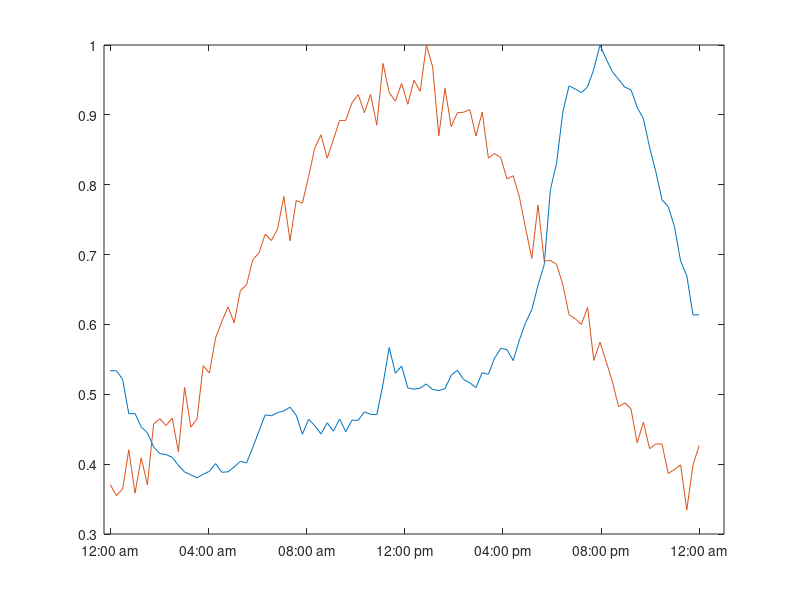

Recreate this plot in MATLAB. (Note: this script raises an error after producing the figure.)
%% Clear everything

clc;
close all;
clear;

%% Notes
% Save a dataset for each case

%   2 and 3 wheelers will have a different peak
%   They will have low charging powers and higher times
%   hence put up all night. They will also be more POPULAR.

% when dim = 1, remains the COLUMN, when dim = 2, remains the ROW

% VERY IMPORTANT: Cite the MATLAB codes
%   * Cite mult values from Satsangi

% IMPORTANT: for 20 pc no EV on bus 646

% power_13NodeTestFeeder -> Simulink command for IEEE 13 node

%% 20 pc set up

nptMult = 4;
npts = 24*nptMult;

titleFontSize = 20;
axisFontSize = 16;
lgndFontSize = 14;
plotWidth = 3;

% The details of making the new load file called Loadss.txt 

industkw = ceil([170 130 180 900 185*3 200 180 210]); % From the IEEE test case
industkvar = ceil(industkw.*[125 110 130 580 160*3 110 90 120]./industkw);

str_part=['New Load.645a Bus1=645.1.2   Phases=1 Conn=delta Model=2 kV=11 ',...
    'New Load.645b Bus1=645.2.3   Phases=1 Conn=delta Model=2 kV=11 ',...
    'New Load.645c Bus1=645.3.1   Phases=1 Conn=delta Model=2 kV=11 ',...
    "New Load.671 Bus1=671.1.2.3  Phases=3 Conn=Delta Model=1 kV=11 ",...
    'New Load.692  Bus1=692.1.2.3 Phases=3 Conn=Delta Model=5 kV=11  ',...
    'New Load.680a Bus1=680.1     Phases=1 Conn=Wye   Model=5 kV=6.35 ',...
    'New Load.680b Bus1=680.2     Phases=1 Conn=Wye   Model=5 kV=6.35 ',...
    'New Load.680c Bus1=680.3     Phases=1 Conn=Wye   Model=5 kV=6.35 ',...
    "New Load.634a Bus1=634.1     Phases=1 Conn=wye   Model=1 kV=0.23 ",...
    'New Load.634b Bus1=634.2     Phases=1 Conn=wye   Model=1 kV=0.23 ',...
    'New Load.634c Bus1=634.3     Phases=1 Conn=wye   Model=1 kV=0.23 ',...
    'New Load.646a Bus1=646.1     Phases=1 Conn=wye   Model=2 kV=0.23 ',...
    'New Load.646b Bus1=646.2     Phases=1 Conn=wye   Model=2 kV=0.23 ',...
    'New Load.652  Bus1=652.1     Phases=1 Conn=Wye   Model=1 kV=0.23 ',...
    'New Load.611  Bus1=611.3     Phases=1 Conn=Wye   Model=5 kV=0.23 ',...
    'New Load.675a Bus1=675.1     Phases=1 Conn=Wye   Model=1 kV=0.23 ',... 
    'New Load.675b Bus1=675.2     Phases=1 Conn=Wye   Model=1 kV=0.23 ',... 
    'New Load.675c Bus1=675.3     Phases=1 Conn=Wye   Model=1 kV=0.23 ']; 

housePowerFactor = 0.9; % Can change it later, we have assumed it

homes = ceil([60, 75, 55, 75, 95, 115, 117, 110, 120, 105]); 

% We are assuming the numbers of houses.
% Each house load is on a different single phase

% My goal is to have house load that has average load of 1.75 kW per
% household, AND peak load of 3.5 kW per household.
% Therefore, I took this value of a *rated house* load as
% 2.7 kW.

resLdRated = 2.7;

resLdNum = 10;
industLdNum = 8;

reskw = ceil(homes.*resLdRated); % Assumed from active power data from IoT dataset
reskvar = ceil(reskw*tan(acos(housePowerFactor)));

%%
close all;
noiseStd = 0.05; % For adding some randomness to test data

% the multiplier values for residential load, made using normpdf
% This peaks at 7pm and drops at close to 12 pm

multa = 1.15; % DIVIDES the houseMult values
multb = 1.25; % DIVIDES the industMult values

offseta = 0.2; % ADDS to houseMult values
offsetb = 0.3; % ADDS to industMult values

mults = load('multVals.mat');

% resMult = 5*normpdf(linspace(-0.1,0.5,npts),0.35,0.2) + noiseStd*5.*randn(1,npts);
% temp = load('resMult.mat'); % CITE FROM SATSANGI
% resMult = temp.ans; clearvars temp;
% resMult = resMult./max(resMult)/multa + offseta;
% resMult = resMult./max(resMult);

resMult = mults.resMult;
industMult = mults.industMult;

% the multiplier values for residential load, made using normpdf
% % This peaks at 10am and drops at close to 12 pm
% industMult = 5*normpdf(linspace(-0.7,0.5,npts),-0.1,0.3) + 5*noiseStd.*randn(1,npts);
% industMult = industMult./max(industMult)/multb + offsetb;
% industMult = industMult./max(industMult);

load busNames.mat;

basekVs = [132 11 11 0.4 11 0.4 11 0.4 0.4 11 0.4 11 11 11];

%Plotting the mult values
close all; plot(resMult); hold on; plot(industMult); hold off;
xticks(linspace(1,24*nptMult,7));
    xticklabels({'12:00 am','04:00 am','08:00 am','12:00 pm','04:00 pm','08:00 pm','12:00 am'});
    
reskwDaily = resMult'*reskw; % getting all 24*nptMult points for each houseLoad bus, kw
indkwDaily = industMult'*industkw; % getting all 24*nptMult points for each industLoad bus, kw

reskvarDaily = resMult'*reskvar; % getting all 24*nptMult points for each houseLoad bus, kvar
indkvarDaily = industMult'*industkvar; % getting all 24*nptMult points for each industLoad bus, kvar

resRatedkw = max(reskwDaily, [], 1);
industRatedkw = max(indkwDaily, [], 1);

resRatedkvar = max(reskvarDaily, [], 1);
industRatedkvar = max(indkvarDaily, [], 1);

% [houseRatedkw' houseRatedkvar'] 
% [industRatedkw' industRatedkvar']

makingLoads(str_part, [industkw reskw],...
    [industkvar reskvar]);

normalVals = load('normal.mat');

resLdkw = normalVals.resLdkw;
resLdkvar = normalVals.resLdkvar;
industLdkw = normalVals.industLdkw;
industLdkvar = normalVals.industLdkvar;

close all;
figure;
plot(resMult); hold on; plot(industMult); hold off;
figure;
plot(sum(reskwDaily, 2)); hold on;
plot(sum(indkwDaily, 2)); 
plot(sum(reskwDaily, 2) + sum(indkwDaily, 2)); hold off;

%% EV car numbers
% TABLE MAI ROUND OFF NHI DALI!!! -> Future Abeer: what?

pkCar = [224000 233000 244000];
khiCar = 0.2*pkCar;
evCarProp = [0.2 0.4 0.9];
evCarKhi = evCarProp.*khiCar;
evCar13 = [ceil(0.01*evCarKhi(1)) floor(0.01*evCarKhi(2:3))]; % This is the number of EV cars in the IEEE 13 bus
% evCar13 = [90 186 439];
 
pkBike = [2300000 2800000 3900000];
khiBike = 0.2*pkBike;
evBikeProp = [0.1 0.5 0.9];
evBikeKhi = evBikeProp.*khiBike;
evBike13 = floor(0.01*evBikeKhi); % This is the number of EV cars in the IEEE 13 bus
% evBike13 = [460 2800 7000];

%% EV load setup

numEVLds = 10;

evBusNames = [634, 675, 646, 652, 611]; % In an arbitrary but set order

Vi=ones(1,numEVLds); % Initial bus reference voltage, but I think I should
                     % lay a condition that relates to Haidar paper
                     % These are voltages per phase

% Will need to fix these...
evAtBus = readmatrix('data/evVeh20.csv');
carAtBus=evAtBus(:,1:end-2);
bikeAtBus=evAtBus(:,end-1:end);

evBikeV = [36 48]; % in volts
evBikeAh = [20 20]; % in Ah
evBikeChTime = [7 7]; % in hrs

% except EV volts, data taken from https://www.mobilityhouse.com/int_en/knowledge-center/charging-time-summary
% check battery voltages.xls
evCarV = [356 240 360 375 356 240 346 330 300 360 350]; % in Volts
evCarkwh = [64 28 27 30 64 4.4 8.8 16 12 24 30]; % in kwh
evCarChTime = [4.5 4.5 6 7.5 9.5 1.5 2.5 6 5 5.5 7]; % in hrs, wallbox

calcCarPavg(evCarkwh, evCarV, evCarChTime)
calcBikePavg(evBikeAh, evBikeV, evBikeChTime, 1)

evPowerFactor = 0.9;

busNumPh = [3 3 2 1 1];

str_part2 = ["New Load.EV_634a Bus1=634.1 Phases=1 Conn=Wye  Model=1 kV=0.23 vminpu=0.3 ",...
            'New Load.EV_634b Bus1=634.2 Phases=1 Conn=Wye   Model=1 kV=0.23 vminpu=0.3 ',...
            'New Load.EV_634c Bus1=634.3 Phases=1 Conn=Wye   Model=1 kV=0.23 vminpu=0.3 ',...
            'New Load.EV_675a Bus1=675.1 Phases=1 Conn=Wye   Model=1 kV=0.23 vminpu=0.3 ',...
            'New Load.EV_675b Bus1=675.2 Phases=1 Conn=Wye   Model=1 kV=0.23 vminpu=0.3 ',...
            'New Load.EV_675c Bus1=675.3 Phases=1 Conn=Wye   Model=1 kV=0.23 vminpu=0.3 ',...
            "New Load.EV_646a Bus1=646.1 Phases=1 Conn=Wye  Model=1 kV=0.23 vminpu=0.3 ",...
            "New Load.EV_646b Bus1=646.2 Phases=1 Conn=Wye  Model=1 kV=0.23 vminpu=0.3 ",...
            "New Load.EV_652a Bus1=652.1 Phases=1 Conn=Wye  Model=1 kV=0.23 vminpu=0.3 ",...
            "New Load.EV_611c Bus1=611.3 Phases=1 Conn=Wye  Model=1 kV=0.23 vminpu=0.3 "];

% Generating EV loads for cars
[PevCar, QevCar] = getEvLoad(Vi, carAtBus, calcCarPavg(evCarkwh, evCarV, evCarChTime),...
    evPowerFactor, busNumPh, 1);
[PevBike, QevBike] = getEvLoad(Vi,bikeAtBus, calcBikePavg(evBikeAh, evBikeV, evBikeChTime, 1),...
    evPowerFactor, busNumPh, 1);

PevTot = PevCar + PevBike;
QevTot = QevCar + QevBike;

makingLoads([str_part str_part2], [industkw reskw PevTot'],...
        [industkvar reskvar QevTot']); % make the loadss.txt file

%%
close all;
% Setting up the load shape multipliers for EV charging
% carPdfMult = 1;
% 
% % I think the jaggedness in mult values resembles the
% % uncoordinated behavior of charging
% carpdf = normpdf(linspace(-0.8,0.5,npts),0,0.23) + 0.25*rand(1,npts); % this will multiply
%                                                                        % with the
%                                                                        % EV load to
%                                                                        % simulate gradual rise,
%                                                                        % also with some noise
% carpdf = +min(carpdf)*1.25 + carPdfMult*carpdf/max(carpdf);% normalizing, 
%                                             % and scaling 
%                                             % up/down with the mult
% carpdf = carPdfMult*carpdf/max(carpdf);
% 
% bikepdf = normpdf(linspace(-0.5,0.5,npts),0,0.27) + 0.1*rand(1,npts);% this will multiply
%                                                                        % with the
%                                                                        % EV load to
%                                                                        % simulate gradual rise,
%                                                                        % also with some noise
% bikepdf = -min(bikepdf)/2 + bikepdf/max(bikepdf);% normalizing, 
%                                % and scaling 
%                                % up/down with the mult
% bikepdf = bikepdf/max(bikepdf);
% 
% shiftA = 20;
% shiftB = 45;
% 
% carpdf = circshift(carpdf, shiftA);
% bikepdf = circshift(bikepdf, shiftB);

evMults = load('evMults.mat');
carpdf = evMults.carpdf;
bikepdf = evMults.bikepdf;

close all; plot(carpdf); hold on; % plot(circshift(carpdf, shiftA)); 
plot(bikepdf); % plot(circshift(bikepdf, shiftB)); 
hold off;
xticks(linspace(1,24*nptMult,7));
    xticklabels({'12:00 am','04:00 am','08:00 am','12:00 pm','04:00 pm','08:00 pm','12:00 am'});
    legend("1","2");
%%
% Used to set the voltage values in Vi for the new iteration when calculating EV load.
ViSetting = [[4,1];[4,2];[4,3];[6,1];[6,2];[6,3];[8,1];[9,3];[11,1];[11,2]]; 
                                                                       
% Declared once
lossesBus = {'Transformer.SUB';
            'Transformer.XFM1';
            'Line.650632';
            'Line.632671';
            'Line.671680';
            'Line.632633';
            'Line.632645';
            'Line.645646';
            'Line.692675';
            'Line.671684';
            'Line.684611';
            'Line.684652';
            'Line.671692'};

% Defined once
pNames = ["Transformer.SUB";'Transformer.XFM1';'Transformer.XFM2';'Transformer.XFM3';'Transformer.XFM4';
'Transformer.XFM5';'Line.650632';'Line.632671';'Line.671680';'Line.632633';'Line.632645';'Line.671684';
'Line.671692'; 'Capacitor.CAP1'; 'Capacitor.CAP2'; 'Load.645A'; 'Load.645B'; 'Load.645C'; 'Load.671';
'Load.692'; 'Load.680A'; 'Load.680B'; 'Load.680C'; 'Load.634A'; 'Load.634B'; 'Load.634C';
'Load.646A'; 'Load.646B'; 'Load.652'; 'Load.611'; 'Load.675A'; 'Load.675B';'Load.675C'];

ratedSubkw = 4788; % This is 20% of max load set as rated load.
ratedDisTr634kw = 617;
ratedDisTr652kw = 380;
ratedDisTr611kw = 374;
ratedDisTr675kw = 1086;
ratedDisTr646kw = 552;

%----------------------Junk Code---------------------

% DON'T DELETE - This shows the method of calculating those values
% Also, this was calculated from THE NORMAL CONDITIONS
% ratedLdkw = ceil(1.2*max(sum(reskwDaily, 2) + sum(indkwDaily, 2))); % 20% of max load we'll set to rated.
% ratedDisTr634kw = ceil(1.2*max(sum(reskwDaily(:,1:3), 2)));
% ratedDisTr652kw = ceil(1.2*max(reskwDaily(:,7)));
% ratedDisTr611kw = ceil(1.2*max(reskwDaily(:,6)));
% ratedDisTr675kw = ceil(1.2*max(sum(reskwDaily(:,8:end), 2)));
% ratedDisTr646kw = ceil(1.2*max(sum(reskwDaily(:,4:5), 2)));

%% 20pc condition all plots

% Arrays that'll hold per-phase voltage values
% These will be cleared for each case
V1pu = [];
V2pu = [];
V3pu = [];

% power flows for substation and distribution transformer
% These will be cleared for each case
subkw = [];
subkvar = [];

xfmkw652 = [];
xfmkvar652 = [];

xfmkw634 = [];
xfmkvar634 = [];

xfmkw611 = [];
xfmkvar611 = [];

xfmkw675 = [];
xfmkvar675 = [];

xfmkw646 = [];
xfmkvar646 = [];

subI = [];
xfm634I = [];
xfm675I = [];
xfm652I = [];
xfm611I = [];
xfm646I = [];
bus680I = [];
bus692I = [];

PevTot = [];
QevTot = [];

PLoss = [];
QLoss = [];

% This will be defined once as well
lossesAll = [];

LoadStart = 16;
% Used to set the loads phase wise in final matrix
phaseWiseVec = [4 5 6 0 0 1 2 3 1 2 3 1 2 1 3 1 2 3 1 2 3 1 2 3 1 2 1 3];
                                                                          
numTrafo = 6; % 5 distr. trafo's and one substation trafo

% clearvars reskwDaily reskvarDaily indkwDaily indkvarDaily

for i = 1:npts
%   residential house load
%     kwLoopRes = housekw*houseMult(i); kvarLoopRes = housekvar*houseMult(i); 
%     The particular power values for the i-th hour
%   industrial load
%     kwLoopInd = industkw*industMult(i); kvarLoopInd = industkvar*industMult(i);

    %residential house load
    kwLoopRes = reskwDaily(i,:); kvarLoopRes = reskvarDaily(i,:); % The particular power
    %industrial load                                              % values for the i-th hour
    kwLoopInd = indkwDaily(i,:); kvarLoopInd = indkvarDaily(i,:);
    
    % Generating EV loads
    [PevCarTemp, QevCarTemp] = getEvLoad(Vi, carAtBus, calcCarPavg(evCarkwh, evCarV, evCarChTime),...
        evPowerFactor, busNumPh, carpdf(i));
    
    [PevBikeTemp, QevBikeTemp] = getEvLoad(Vi, bikeAtBus, calcBikePavg(evBikeAh, evBikeV, evBikeChTime, 1),...
        evPowerFactor, busNumPh, bikepdf(i));
    
    PevTotTemp = PevCarTemp + PevBikeTemp;
    QevTotTemp = QevCarTemp + QevBikeTemp;
    
    makingLoads([str_part str_part2], [kwLoopInd kwLoopRes PevTotTemp'],...
        [kvarLoopInd kvarLoopRes QevTotTemp']); % make the loadss.txt file
    DailyLoadFlow; % compute the daily load flow from the files in OpenDSS
    V1pu = [V1pu; Vpu1hr(:,1)']; % Get the per-phase voltage values for phase a
    V2pu = [V2pu; Vpu1hr(:,2)']; % Get the per-phase voltage values for phase b
    V3pu = [V3pu; Vpu1hr(:,3)']; % Get the per-phase voltage values for phase c
    
    % Read the powers PER PHASE from the file
    [tempTrafokw, tempTrafokvar, tempLoadkw, tempLoadkvar]...
         = getPs(xlsread('MasterIEEE13_EXP_P_BYPHASE.CSV',1,'E2:J44'),...
         LoadStart, phaseWiseVec, numTrafo); % Extract the 
                                             % power values for all loads
                                             % and trafos
                                             
                                             
    PevTot = [PevTot; sum(tempLoadkw(end-numEVLds:end,:), 1)];
    QevTot = [QevTot; sum(tempLoadkvar(end-numEVLds:end,:), 1)];                                         

%     Again, method of calculation shown here
%     industLdkw = [industLdkw; sum(tempLoadkw(1:industLdNum,:), 1)];
%     industLdkvar = [industLdkvar; sum(tempLoadkvar(1:industLdNum,:), 1)];
%     
%     resLdkw = [resLdkw; sum(tempLoadkw(industLdNum+1:end,:), 1)];
%     resLdkvar = [resLdkvar; sum(tempLoadkvar(industLdNum+1:end,:), 1)];
    
    tempI = getCurr3ph1hr(xlsread('MasterIEEE13_EXP_CURRENTS.CSV',1,'L2:Q8'), 2, 7);
    tempBus680I = getCurr1ph1hr(xlsread('MasterIEEE13_EXP_CURRENTS.CSV',1,'B23:E25'));
    tempBus692I = getCurr3ph1hr(xlsread('MasterIEEE13_EXP_CURRENTS.CSV',1,'L2:Q15'), 14,14);
    
    subI = [subI; tempI(1,:)];
    xfm634I = [xfm634I; tempI(2,:)];
    xfm675I = [xfm675I; tempI(3,:)];
    xfm652I = [xfm652I; tempI(4,:)];
    xfm611I = [xfm611I; tempI(5,:)];
    xfm646I = [xfm646I; tempI(6,:)];
    bus680I = [bus680I; tempBus680I];
    bus692I = [bus692I; tempBus692I]; % Need this
    
    % Substation and distr. trafo.
    subkw = [subkw; tempTrafokw(1,:)]; % Store the kW power flow for substation
    subkvar = [subkvar; tempTrafokvar(1,:)]; % Store the kVAR power flow for substation
    
    xfmkw634 = [xfmkw634; tempTrafokw(2,:)]; % Store the kW power flow for dist. trafo. of 634
    xfmkvar634 = [xfmkvar634; tempTrafokvar(2,:)]; % Store the kVAR power flow for dist. trafo. of 634
    
    xfmkw675 = [xfmkw675; tempTrafokw(3,:)]; % Store the kW power flow for dist. trafo. of 675
    xfmkvar675 = [xfmkvar675; tempTrafokvar(3,:)]; % Store the kVAR power flow for dist. trafo. of 675
    
    xfmkw652 = [xfmkw652; tempTrafokw(4,:)]; % Store the kW power flow for dist. trafo. of 652
    xfmkvar652 = [xfmkvar652; tempTrafokvar(4,:)]; % Store the kVAR power flow for dist. trafo. of 652
        
    xfmkw611 = [xfmkw611; tempTrafokw(5,:)]; % Store the kW power flow for dist. trafo. of 611
    xfmkvar611 = [xfmkvar611; tempTrafokvar(5,:)]; % Store the kVAR power flow for dist. trafo. of 611
    
    xfmkw646 = [xfmkw646; tempTrafokw(6,:)]; % Store the kW power flow for dist. trafo. of 646
    xfmkvar646 = [xfmkvar646; tempTrafokvar(6,:)]; % Store the kVAR power flow for dist. trafo. of 646
    
    Vi = getNewVi(Vpu1hr, ViSetting, numEVLds);
    
%   Getting all loses for the i-th HOUR
                                                                                     
    [PLossTemp, QLossTemp] = getLinePower(readtable("MasterIEEE13_EXP_LOSSES.CSV")); 
    PLoss = [PLoss PLossTemp];
    QLoss = [QLoss QLossTemp];
    
    % clearvars -except subkw subkvar xfmkw xfmkvar str_part lds_kw lds_kvar normal_mult overld20_mult overld40_mult V1pu V2pu V3pu
end

save('ev20Pent','V1pu','V2pu','V3pu',...
    'xfmkw634', 'xfmkvar634', 'xfmkw675', 'xfmkvar675', 'xfmkw652', 'xfmkvar652',...
    'xfmkw611', 'xfmkvar611', 'xfmkw646', 'xfmkvar646',...
    'subkw','subkvar', 'resLdkw','industLdkw',...
    'resLdkvar','industLdkvar','lossesBus','PevTot','QevTot',...
    'resRatedkw','resRatedkvar','industRatedkw','industRatedkvar',...
    'subI','xfm634I','xfm646I','xfm675I','xfm652I','xfm611I','bus680I','bus692I',...
    'PLoss','QLoss');

clc;

%%
close all;

% Just testing here
% figure;
% plot(sum(subkw, 2),'Color','red');
% load('normal.mat');

V1pu(V1pu==0) = NaN;
V2pu(V2pu==0) = NaN;
V3pu(V3pu==0) = NaN;

%%
% Total load (residential + industrial) graphs
figure('Renderer', 'painters', 'Position', [200 -100 1100 700]);
hold on; 
plot(sum(resLdkw, 2) + sum(industLdkw, 2),'Color','blue','Marker','o','MarkerFaceColor','white',...
    'linewidth',plotWidth);
plot(sum(PevTot, 2) + sum(resLdkw, 2) + sum(industLdkw, 2),'Color','Red','Marker','o','MarkerFaceColor','white',...
    'linewidth',plotWidth);
hold off;

xticks(linspace(1,24*nptMult,7));
xticklabels({'12:00 am','04:00 am','08:00 am','12:00 pm','04:00 pm','08:00 pm','12:00 am'});
title('Daily load profile for all loads at 20% EV penetration', 'FontSize', titleFontSize); xlabel('Time',...
    'FontSize', axisFontSize); ylabel('Varying power (kW)', 'FontSize', axisFontSize);
ax = gca; ax.FontSize = axisFontSize;
xlim([1 24*nptMult]); grid on;
ylim([(floor(min(sum(resLdkw, 2) + sum(industLdkw, 2))/500)*450),...
    (ceil(max(sum(PevTot, 2) + sum(resLdkw, 2) + sum(industLdkw, 2))/500)*500)])
lgnd = legend(["Non EV load","Total load plus EVs"],'Location','southoutside','orientation','horizontal');
    lgnd.FontSize = lgndFontSize; clear str;

busVSet = [2 4 5 6 8 14];  % Only the bus voltages I need

%% Voltages (check busNames for voltage values)
for j = 1:length(busVSet) % ignoring SOURCEBUS
    i = busVSet(j);
    figure('Renderer', 'painters', 'Position', [200 -100 1100 700])
    hold on;
    if ~isnan(V1pu(1,i))
         plot(V1pu(:,i),'linewidth',plotWidth);
    end
    if ~isnan(V2pu(1,i))
         plot(V2pu(:,i),'linewidth',plotWidth);
    end
    if ~isnan(V3pu(1,i))
         plot(V3pu(:,i),'linewidth',plotWidth);
    end
    plot(1.05*ones(1,npts),'linewidth',plotWidth,'linestyle','--','color','black');
    plot(0.95*ones(1,npts),'linewidth',plotWidth,'linestyle','--','color','black');
    hold off
    
    legndArr = {};
    if ~isnan(V1pu(1,i))
        legndArr(end+1) = {"Phase a"};
    end
    if ~isnan(V2pu(1,i))
         legndArr(end+1) = {"Phase b"};
    end
    if ~isnan(V3pu(1,i))
         legndArr(end+1) = {"Phase c"};
    end
    str1 = "1.05 p.u." + newline + "limit";
    str2 = "0.95 p.u." + newline + "limit";
    legndArr(end+1) = {str1};
    legndArr(end+1) = {str2};
    clearvars str1 str2
    lgnd = legend(string(legndArr),'Location','southoutside','orientation','horizontal');
    lgnd.FontSize = lgndFontSize; clear str;
    grid on;
    
    title(strcat("Voltage variation for bus", " ", busNames(i),", ","at 20 percent EV penetration (base kV_{\phi} ="," ",...
        num2str(round(basekVs(i)/sqrt(3),3))," ","kV_{rms})")); xlabel('Time',...
    'FontSize', axisFontSize); ylabel('Voltage in PU', 'FontSize', axisFontSize);
    ax = gca; ax.FontSize = axisFontSize;
    
    xticks(linspace(1,24*nptMult,7));
    xticklabels({'12:00 am','04:00 am','08:00 am','12:00 pm','04:00 pm','08:00 pm','12:00 am'});
    ylim([min([V1pu(:,i)' V2pu(:,i)' V3pu(:,i)' 0.95])-0.01 1.1])
    xlim([1 nptMult*24]);
end

%%
% Plotting 24-hr flow at substation
figure('Renderer', 'painters', 'Position', [200 -100 1100 700])
plot(subkw(:,1),'linewidth',plotWidth); hold on;
plot(subkw(:,2),'linewidth',plotWidth+0.2); 
plot(subkw(:,3),'linewidth',plotWidth+0.4);
plot(sum(subkw, 2),'linewidth',plotWidth+0.6);
plot(ones(1,npts)*ratedSubkw,'linewidth',plotWidth);
hold off;

xticks(linspace(1,24*nptMult,7));
    xticklabels({'12:00 am','04:00 am','08:00 am',...
        '12:00 pm','04:00 pm','08:00 pm','12:00 am'});
grid on;
title('Substation (bus 650) active power flow at 20% EV penetration', 'FontSize', titleFontSize); xlabel('Time',...
    'FontSize', axisFontSize); ylabel('Varying power (kW)', 'FontSize', axisFontSize);
ax = gca; ax.FontSize = axisFontSize;
str = "Sum of" + newline + "all phases";
lgnd = legend({'Phase a','Phase b','Phase c',str,'Rated kW'},'Location','southoutside','orientation','horizontal');
lgnd.FontSize = lgndFontSize; clearvars str;
ylim([floor(min(subkw, [], 'all'))/500 ceil(max(sum(subkw, 2))/500)*500*1.25])
xlim([1 24*nptMult]);

%%
% Plotting 24-hr flow at dist. trafo. 634
figure('Renderer', 'painters', 'Position', [200 -100 1100 700])
plot(xfmkw634(:,1),'linewidth',plotWidth); hold on;
plot(xfmkw634(:,2),'linewidth',plotWidth+0.2); 
plot(xfmkw634(:,3),'linewidth',plotWidth+0.4); 
plot(sum(xfmkw634, 2),'linewidth',plotWidth+0.6);
plot(ones(1,npts)*ratedDisTr634kw,'linewidth',plotWidth);
hold off;
xticks(linspace(1,24*nptMult,7));
    xticklabels({'12:00 am','04:00 am','08:00 am',...
        '12:00 pm','04:00 pm','08:00 pm','12:00 am'});
grid on;
title('Distribution transformer (634) power flow at 20% EV penetration', 'FontSize', titleFontSize); xlabel('Time',...
    'FontSize', axisFontSize); ylabel('Varying power (kW)', 'FontSize', axisFontSize);
ax = gca; ax.FontSize = axisFontSize;
str = "Sum of" + newline + "all phases";
ylim([floor(min(min(xfmkw634), [], 'all')/500) ceil(max(sum(xfmkw634, 2)))*1.25])
xlim([1 24*nptMult]);
lgnd = legend({'Phase a','Phase b','Phase c',str,'Rated kW'},'Location','southoutside','orientation','horizontal');
lgnd.FontSize = lgndFontSize; clearvars str;

%%
% Plotting 24-hr flow at dist. trafo. 652
figure('Renderer', 'painters', 'Position', [200 -100 1100 700])
plot(xfmkw652(:,1),'linewidth',plotWidth*3); hold on;
plot(xfmkw652(:,2),'linewidth',plotWidth*1.5); 
plot(xfmkw652(:,3),'linewidth',plotWidth*0.8); 
plot(sum(xfmkw652, 2),'linewidth',plotWidth*1.15);
plot(ones(1,npts)*ratedDisTr652kw,'linewidth',plotWidth);
hold off;
xticks(linspace(1,24*nptMult,7));
    xticklabels({'12:00 am','04:00 am','08:00 am',...
        '12:00 pm','04:00 pm','08:00 pm','12:00 am'});
grid on;
title('Distribution transformer (652) power flow at 20% EV penetration', 'FontSize', titleFontSize); xlabel('Time',...
    'FontSize', axisFontSize); ylabel('Varying power (kW)', 'FontSize', axisFontSize);
ax = gca; ax.FontSize = axisFontSize;
str = "Sum of" + newline + "all phases";
ylim([floor(min((xfmkw652), [], 'all'))/500 ceil(max(sum(xfmkw652, 2)))*1.25])
xlim([1 24*nptMult]);
lgnd = legend({'Phase a','Phase b','Phase c',str,'Rated kW'},'Location','southoutside','orientation','horizontal');
lgnd.FontSize = lgndFontSize; clearvars str;

%%
% Plotting 24-hr flow at dist. trafo. 611
figure('Renderer', 'painters', 'Position', [200 -100 1100 700])
plot(xfmkw611(:,1),'linewidth',plotWidth); hold on;
plot(xfmkw611(:,2),'linewidth',plotWidth*1.12); 
plot(xfmkw611(:,3),'linewidth',plotWidth*1.14); 
plot(sum(xfmkw611, 2),'linewidth',plotWidth*1.16);
plot(ones(1,npts)*ratedDisTr611kw,'linewidth',plotWidth);
hold off;
xticks(linspace(1,24*nptMult,7));
    xticklabels({'12:00 am','04:00 am','08:00 am',...
        '12:00 pm','04:00 pm','08:00 pm','12:00 am'});
grid on;
title('Distribution transformer (611) power flow at 20% EV penetration', 'FontSize', titleFontSize); xlabel('Time',...
    'FontSize', axisFontSize); ylabel('Varying power (kW)', 'FontSize', axisFontSize);
ax = gca; ax.FontSize = axisFontSize;
str = "Sum of" + newline + "all phases";
ylim([floor(min((xfmkw611), [], 'all'))/500 ceil(max(sum(xfmkw611, 2)))*1.25])
xlim([1 24*nptMult]);
lgnd = legend({'Phase a','Phase b','Phase c',str,'Rated kW'},'Location','southoutside','orientation','horizontal');
lgnd.FontSize = lgndFontSize; clearvars str;

%%
% Plotting 24-hr flow at dist. trafo. 675
figure('Renderer', 'painters', 'Position', [200 100 1100 700])
plot(xfmkw675(:,1),'linewidth',plotWidth); hold on;
plot(xfmkw675(:,2),'linewidth',plotWidth+0.2); 
plot(xfmkw675(:,3),'linewidth',plotWidth+0.4); 
plot(sum(xfmkw675, 2),'linewidth',plotWidth+0.6);
plot(ones(1,npts)*ratedDisTr675kw,'linewidth',plotWidth);
hold off;
xticks(linspace(1,24*nptMult,7));
    xticklabels({'12:00 am','04:00 am','08:00 am',...
        '12:00 pm','04:00 pm','08:00 pm','12:00 am'});
grid on;
title('Distribution transformer (675) power flow at 20% EV penetration', 'FontSize', titleFontSize); xlabel('Time',...
    'FontSize', axisFontSize); ylabel('Varying power (kW)', 'FontSize', axisFontSize);
ax = gca; ax.FontSize = axisFontSize;
str = "Sum of" + newline + "all phases";
ylim([floor(min((xfmkw675), [], 'all'))/500 ceil(max(sum(xfmkw675, 2)))*1.25])
xlim([1 24*nptMult]);
lgnd = legend({'Phase a','Phase b','Phase c',str,'Rated kW'},'Location','southoutside','orientation','horizontal');
lgnd.FontSize = lgndFontSize; clearvars str;

%%
% Plotting 24-hr flow at dist. trafo. 646
figure('Renderer', 'painters', 'Position', [200 100 1100 700])
plot(xfmkw646(:,1),'linewidth',plotWidth); hold on;
plot(xfmkw646(:,2),'linewidth',plotWidth*1.12); 
plot(xfmkw646(:,3),'linewidth',plotWidth*1.14); 
plot(sum(xfmkw646, 2),'linewidth',plotWidth*1.16);
plot(ones(1,npts)*ratedDisTr646kw,'linewidth',plotWidth);
hold off;
xticks(linspace(1,24*nptMult,7));
    xticklabels({'12:00 am','04:00 am','08:00 am',...
        '12:00 pm','04:00 pm','08:00 pm','12:00 am'});
grid on;
title('Distribution transformer (646) power flow at 20% EV penetration', 'FontSize', titleFontSize); xlabel('Time',...
    'FontSize', axisFontSize); ylabel('Varying power (kW)', 'FontSize', axisFontSize);
ax = gca; ax.FontSize = axisFontSize;
str = "Sum of" + newline + "all phases";
ylim([floor(min((xfmkw646), [], 'all'))/500 ceil(max([sum(xfmkw646, 2); ratedDisTr646kw]))*1.15])
xlim([1 24*nptMult]);
lgnd = legend({'Phase a','Phase b','Phase c',str,'Rated kW'},'Location','southoutside','orientation','horizontal');
lgnd.FontSize = lgndFontSize; clearvars str;

%%
% Plotting 24-hr current flow at 2ndary terminal for sub
figure('Renderer', 'painters', 'Position', [200 100 1100 700])
plot(subI(:,1),'linewidth',plotWidth); hold on;
plot(subI(:,2),'linewidth',plotWidth*1.12); 
plot(subI(:,3),'linewidth',plotWidth*1.14); 
% plot(sum(xfmkw646, 2),'linewidth',plotWidth*1.16);
plot(ones(1,npts)*(1.1*5500/sqrt(3)/11),'linewidth',plotWidth);

% Rated value for "Dove" conductor should not be used with a trafo -> Future Abeer: why?

% plot(ones(1,npts)*(5500*1.5/11/sqrt(3)),'linewidth',plotWidth); -> What was this for?
hold off;
xticks(linspace(1,24*nptMult,7));
    xticklabels({'12:00 am','04:00 am','08:00 am',...
        '12:00 pm','04:00 pm','08:00 pm','12:00 am'});
grid on;
title('Substation (Sub) current flow at 20% EV penetration', 'FontSize', titleFontSize); xlabel('Time',...
    'FontSize', axisFontSize); ylabel('Current (A)', 'FontSize', axisFontSize);
ax = gca; ax.FontSize = axisFontSize;
str = "Normal Ampere rating";

% Max rating are from max current, normamps and emergamps
ylim([floor(min((subI), [], 'all'))/500 ceil(max([max(subI,[] ,'all'); 1.1*5500/sqrt(3)/11]))*1.15]) 
xlim([1 24*nptMult]);
lgnd = legend({'Phase a','Phase b','Phase c',"Normal Ampere rating"},'Location','southoutside','orientation','horizontal');
lgnd.FontSize = lgndFontSize; clearvars str;

%%
% Plotting 24-hr current flow at 2ndary terminal for 634
figure('Renderer', 'painters', 'Position', [200 100 1100 700])
plot(xfm634I(:,1),'linewidth',plotWidth); hold on;
plot(xfm634I(:,2),'linewidth',plotWidth*1.12); 
plot(xfm634I(:,3),'linewidth',plotWidth*1.14); 
% plot(sum(xfmkw646, 2),'linewidth',plotWidth*1.16);
plot(ones(1,npts)*1000*1.1/0.4/sqrt(3),'linewidth',plotWidth);
% plot(ones(1,npts)*(1000*1.5/0.4/sqrt(3)),'linewidth',plotWidth);
hold off;
xticks(linspace(1,24*nptMult,7));
    xticklabels({'12:00 am','04:00 am','08:00 am',...
        '12:00 pm','04:00 pm','08:00 pm','12:00 am'});
grid on;
title('Distribution transformer (634) current flow at 20% EV penetration', 'FontSize', titleFontSize); xlabel('Time',...
    'FontSize', axisFontSize); ylabel('Current (A)', 'FontSize', axisFontSize);
ax = gca; ax.FontSize = axisFontSize;
str = "Normal Ampere rating";

% Max rating are from max current, normamps
ylim([floor(min((xfm634I), [], 'all'))/500 ceil(max([max(xfm634I,[] ,'all'); 1000*1.1/0.4/sqrt(3)]))*1.15])  
xlim([1 24*nptMult]);
lgnd = legend({'Phase a','Phase b','Phase c',str},'Location','southoutside','orientation','horizontal');
lgnd.FontSize = lgndFontSize; clearvars str;

%%
% Plotting 24-hr current flow at 2ndary terminal for 675
figure('Renderer', 'painters', 'Position', [200 100 1100 700])
plot(xfm675I(:,1),'linewidth',plotWidth); hold on;
plot(xfm675I(:,2),'linewidth',plotWidth*1.12); 
plot(xfm675I(:,3),'linewidth',plotWidth*1.14); 
% plot(sum(xfmkw646, 2),'linewidth',plotWidth*1.16);
plot(ones(1,npts)*1000*1.1/0.4/sqrt(3),'linewidth',plotWidth);
% plot(ones(1,npts)*(1000*1.5/0.4/sqrt(3)),'linewidth',plotWidth);
hold off;
xticks(linspace(1,24*nptMult,7));
    xticklabels({'12:00 am','04:00 am','08:00 am',...
        '12:00 pm','04:00 pm','08:00 pm','12:00 am'});
grid on;
title('Distribution transformer (675) current flow at 20% EV penetration', 'FontSize', titleFontSize); xlabel('Time',...
    'FontSize', axisFontSize); ylabel('Current (A)', 'FontSize', axisFontSize);
ax = gca; ax.FontSize = axisFontSize;
str = "Normal Ampere rating";

% Max rating are from max current, normamps
ylim([floor(min((xfm675I), [], 'all'))/500 ceil(max([max(xfm675I,[] ,'all'); 1000*1.1/0.4/sqrt(3)]))*1.15])
xlim([1 24*nptMult]);
lgnd = legend({'Phase a','Phase b','Phase c',str},'Location','southoutside','orientation','horizontal');
lgnd.FontSize = lgndFontSize; clearvars str;

%%
% Plotting 24-hr current flow at 2ndary terminal for bus 680
% IMPORTANT! I'll mention the current rating separately
figure('Renderer', 'painters', 'Position', [200 100 1100 700])
plot(bus680I(:,1),'linewidth',plotWidth); hold on;
plot(bus680I(:,2),'linewidth',plotWidth*1.12); 
plot(bus680I(:,3),'linewidth',plotWidth*1.14); 
% plot(ones(1,npts)*726,'linewidth',plotWidth); % CURRENT RATING!!! -> Why'd I remove this?
% plot(ones(1,npts)*(1000*1.5/0.4/sqrt(3)),'linewidth',plotWidth);
hold off;
xticks(linspace(1,24*nptMult,7));
    xticklabels({'12:00 am','04:00 am','08:00 am',...
        '12:00 pm','04:00 pm','08:00 pm','12:00 am'});
grid on;
title('Bus 680 current flow at 20% EV penetration', 'FontSize', titleFontSize); xlabel('Time',...
    'FontSize', axisFontSize); ylabel('Current (A)', 'FontSize', axisFontSize);
ax = gca; ax.FontSize = axisFontSize;
str = "Normal Ampere rating";

% Max rating are from max current, normamps
ylim([floor(min((bus680I), [], 'all'))/500 ceil(max([max(bus680I,[] ,'all'); 0]))*1.15])  
xlim([1 24*nptMult]);
lgnd = legend({'Phase a','Phase b','Phase c',str},'Location','southoutside','orientation','horizontal');
lgnd.FontSize = lgndFontSize; clearvars str;

%%
% Plotting 24-hr current flow at 2ndary terminal for bus 692
% IMPORTANT! I'll mention the current rating separately
figure('Renderer', 'painters', 'Position', [200 100 1100 700])
plot(bus692I(:,1),'linewidth',plotWidth); hold on;
plot(bus692I(:,2),'linewidth',plotWidth*1.12); 
plot(bus692I(:,3),'linewidth',plotWidth*1.14); 
% plot(ones(1,npts)*726,'linewidth',plotWidth); % CURRENT RATING!!!
% plot(ones(1,npts)*(1000*1.5/0.4/sqrt(3)),'linewidth',plotWidth);
hold off;
xticks(linspace(1,24*nptMult,7));
    xticklabels({'12:00 am','04:00 am','08:00 am',...
        '12:00 pm','04:00 pm','08:00 pm','12:00 am'});
grid on;
title('Bus 692 current flow at 20% EV penetration', 'FontSize', titleFontSize); xlabel('Time',...
    'FontSize', axisFontSize); ylabel('Current (A)', 'FontSize', axisFontSize);
ax = gca; ax.FontSize = axisFontSize;
str = "Normal Ampere rating";
ylim([floor(min((bus692I), [], 'all'))/500 ceil(max([max(bus692I,[] ,'all'); 0]))*1.15]) % Max rating are from max current,
                                                                                                      % normamps 
xlim([1 24*nptMult]);
lgnd = legend({'Phase a','Phase b','Phase c',str},'Location','southoutside','orientation','horizontal');
lgnd.FontSize = lgndFontSize; clearvars str;

%%
% Plotting 24-hr current flow at 2ndary terminal for bus 652
figure('Renderer', 'painters', 'Position', [200 100 1100 700])
plot(xfm652I(:,1),'linewidth',plotWidth); hold on;
plot(xfm652I(:,2),'linewidth',plotWidth*1.12); 
plot(xfm652I(:,3),'linewidth',plotWidth*1.14); 
plot(ones(1,npts)*1000*1.1/0.4/sqrt(3),'linewidth',plotWidth);
% We'll just mention it!!!
% plot(ones(1,npts)*(1000*1.5/0.4/sqrt(3)),'linewidth',plotWidth);
hold off;
xticks(linspace(1,24*nptMult,7));
    xticklabels({'12:00 am','04:00 am','08:00 am',...
        '12:00 pm','04:00 pm','08:00 pm','12:00 am'});
grid on;
title('Distribution transformer (652) current flow at 20% EV penetration', 'FontSize', titleFontSize); xlabel('Time',...
    'FontSize', axisFontSize); ylabel('Current (A)', 'FontSize', axisFontSize);
ax = gca; ax.FontSize = axisFontSize;
str = "Normal Ampere rating";
ylim([floor(min((xfm652I), [], 'all'))/500 ceil(max([max(xfm652I,[] ,'all'); 0]))*1.15]) % Max rating are from max current,
                                                                                                      % normamps 
xlim([1 24*nptMult]);
lgnd = legend({'Phase a','Phase b','Phase c',str},'Location','southoutside','orientation','horizontal');
lgnd.FontSize = lgndFontSize; clearvars str;


%%
% This will contain all the losses
lossesAll = [lossesAll (sum(subkw, 2) - sum(resLdkw, 2) - sum(industLdkw, 2))];

% lossesPercent = [lossesPercent sum(lossesAll(:,1))*100/sum(sum(subkw, 2))];